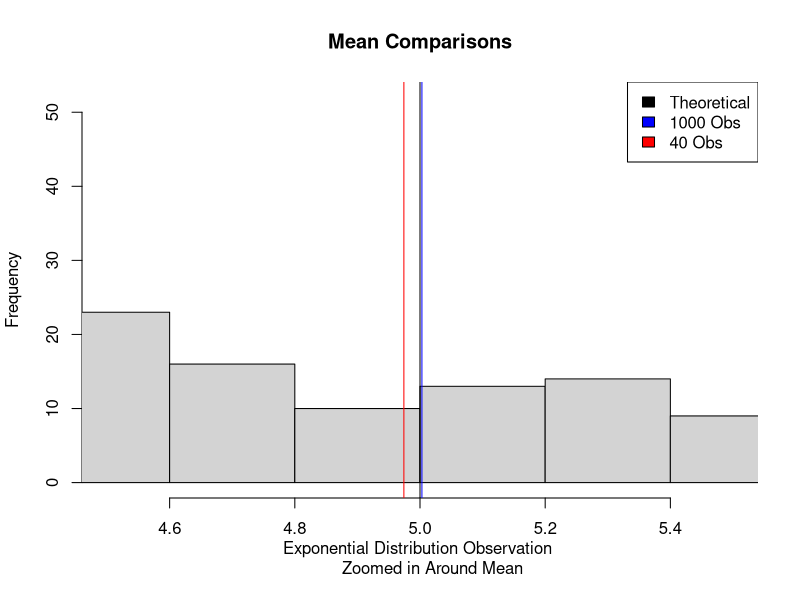
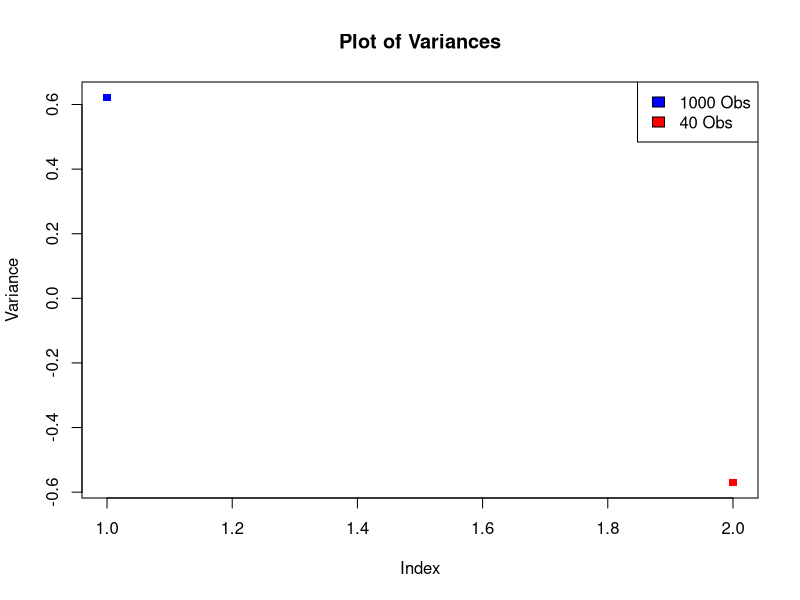
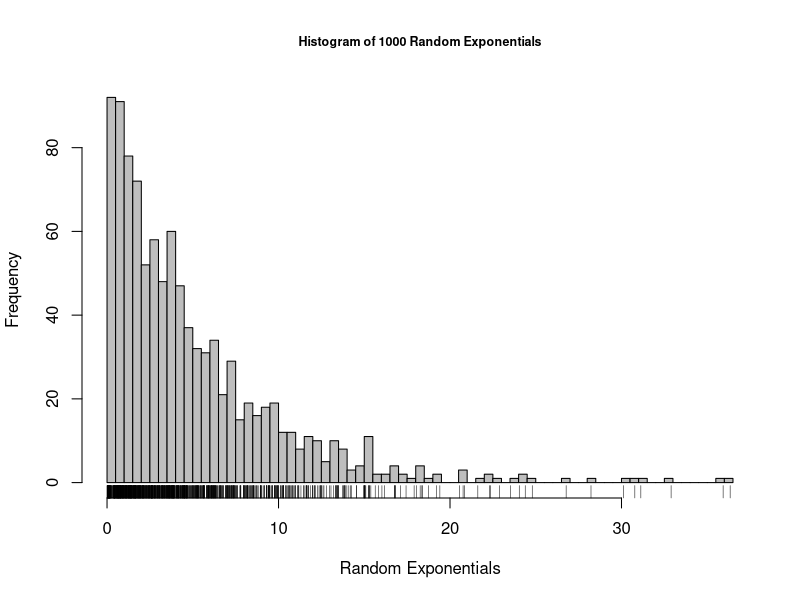
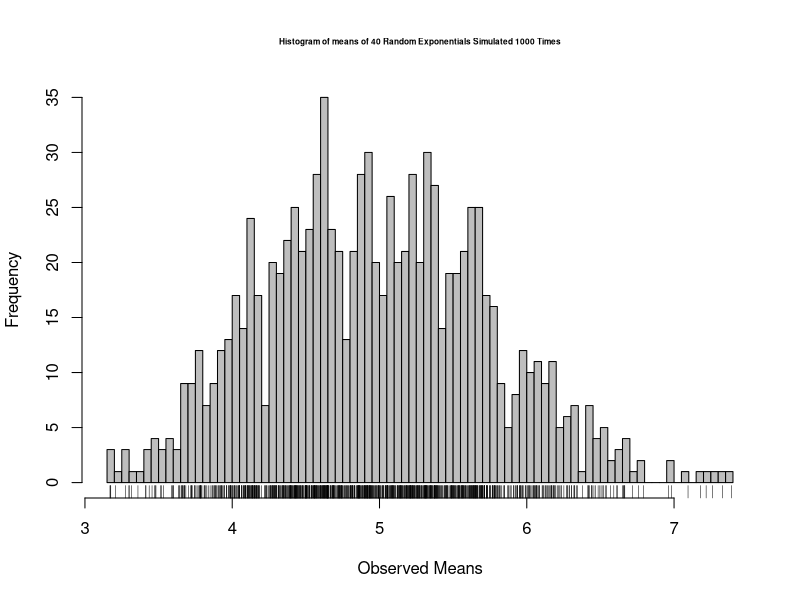
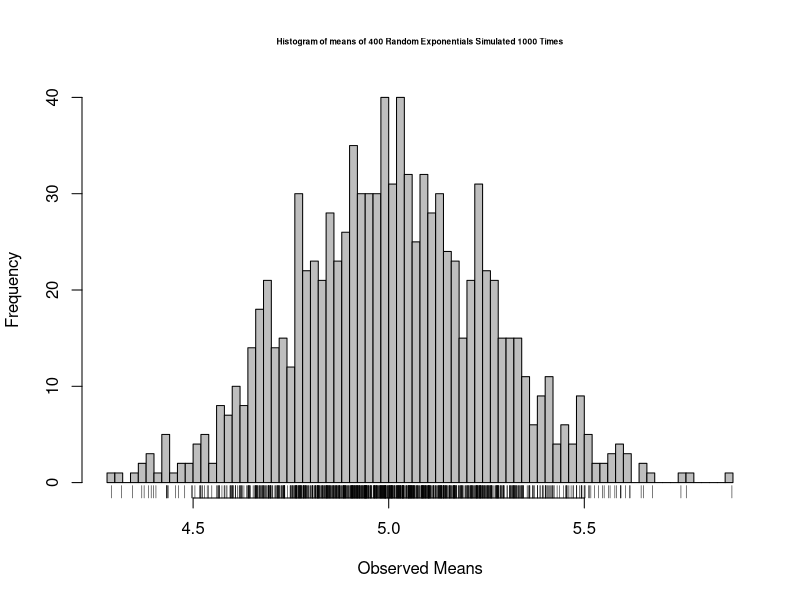

Generate these figures, in order, with R:
## ---- chunk 1
Sys.info()
## ---- chunk 2
library(dplyr)
library(ggplot2)
## ---- chunk 3
set.seed(1234)
n <- 1000
l <- 0.2
ed <- rexp(n, l)
## ---- chunk 4
set.seed(1234)
mns = NULL
for (i in 1 : 1000) mns <- c(mns, mean(rexp(40, l)))
## ---- chunk 5
set.seed(1234)
vars = NULL
for (i in 1 : 1000) vars <- c(vars, sd(rexp(40, l))^2)
## ---- chunk 6
##Theoretical Mean
tm <- 1/l
print(tm)
##Expenetial Distribution Mean from 1000 observations
meaned <- mean(ed)
print(meaned)
##Difference in means
tm-meaned
## ---- chunk 7
##Mean from sample of 40 observations from Exponential Distribution simulated 1000 times
meanmns <- mean(mns)
print(meanmns)
##Difference from theoretical
tm - meanmns
## ---- chunk 8
hist(ed, breaks = 200, main = "Mean Comparisons", xlab = "Exponential Distribution Observation 
     Zoomed in Around Mean", xlim = 4.5:5.5)
abline(v = tm, col = "black")
abline(v = meaned, col = "blue")
abline(v = meanmns, col = "red")
legend("topright", legend = c("Theoretical", "1000 Obs", "40 Obs"), fill = c("black", "blue", "red"))
## ---- chunk 9
##Theoretical variance
tv <- (1/l)^2
print(tv)
##Expenetial Distribution variance from 1000 observations
vared <- sd(ed)^2
print(vared)
##Difference in means
tv-vared
## ---- chunk 10
##Mean of variances from sample of 40 observations from Exponential Distribution simulated 1000 times
varmns <- mean(vars)
print(varmns)
##Difference from theoretical
tvv <- tv - varmns
tv - varmns
##Difference from theoretical for 1000 observations
tvthous <- tv - vared
## ---- chunk 11
set.seed(1234)
fed = NULL
for (i in 1 : 1000) fed <- c(fed, rexp(40, l))
## ---- chunk 12
plot(c(tvv, tvthous), col = c("blue", "red"), pch = 15, main = "Plot of Variances", 
     ylab = "Variance")
legend("topright", legend = c("1000 Obs", "40 Obs"), fill = c("blue", "red"))
## ---- chunk 13
hist(ed, col = "grey", main = "Histogram of 1000 Random Exponentials", ylab = "Frequency",
     xlab = "Random Exponentials", breaks = 100, cex.main = 0.75)
rug(ed)
## ---- chunk 14
hist(mns, col = "grey", main = "Histogram of means of 40 Random Exponentials Simulated 1000 Times", 
     ylab = "Frequency", xlab = "Observed Means", breaks = 100, cex.main = 0.5)
rug(mns)
## ---- chunk 15
set.seed(1234)
mnsfh = NULL
for (i in 1 : 1000) mnsfh <- c(mnsfh, mean(rexp(400, l)))
## ---- chunk 16
hist(mnsfh, col = "grey", main = "Histogram of means of 400 Random Exponentials Simulated 1000 Times", 
     ylab = "Frequency", xlab = "Observed Means", breaks = 100, cex.main = 0.5)
rug(mnsfh)
